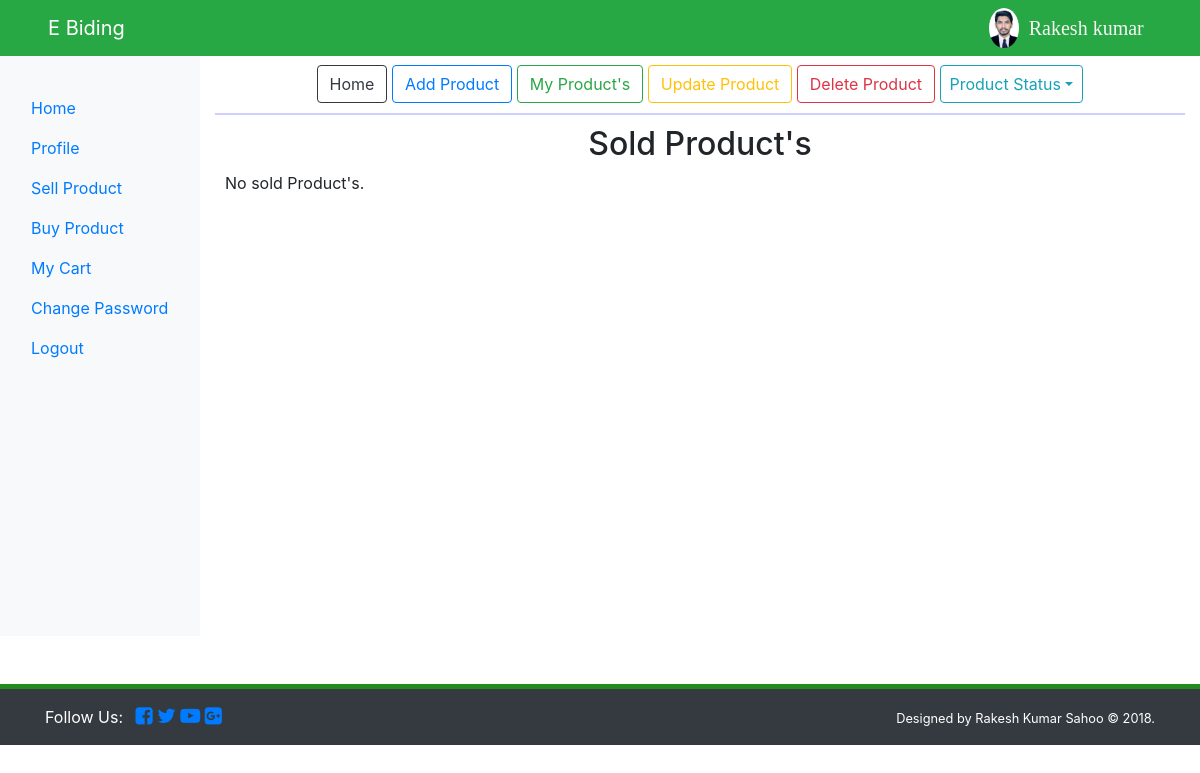
Page /sold_product/ (signed in) on the committed database.
### user/models.py (models this page shows, shortened)
class UserRegister(models.Model):
    id = models.AutoField(primary_key=True)
    name = models.CharField(max_length=30)
    lname = models.CharField(max_length=30)
    phone = models.IntegerField(unique=True)
    email = models.EmailField(max_length=30, unique=True)
    status = models.CharField(max_length=10)
    username = models.CharField(max_length=30, unique=True)
    password = models.CharField(max_length=20)
    doj = models.DateField(auto_now_add=True)
    image = models.ImageField(upload_to='user_profile/')

### user/views.py (the view)
# urls.py: path('sold_product/', views.sold_product, name="sold_product"),
def sold_product(request):
    if request.session["uemail"]:
        uemail = request.session["uemail"]
        data = UserRegister.objects.get(email=uemail)
        qs = Products.objects.filter(user_id=data.id, p_status="sold")
        if qs:
            return render(request, "user/sold_products.html", {"spro": qs, "data": data})
        else:
            messages.error(request, "No sold Product's.")
            return render(request, "user/sold_products.html", {"data": data})
    else:
        return redirect('user_login')

### templates/user/sold_products.html (shortened to what this page needs)
{% extends 'user/seller.html' %}
{% block sellerbody %}
    <div class="container" style="padding: 10px">
    <h2 style="text-align: center">Sold Product's</h2>
    {% for i in messages %}
        <p>{{ i }}</p>
    {% endfor %}
    </div>
{% endblock %}

### templates/user/user_hader.html (shortened to what this page needs)
<!DOCTYPE html>
<html lang="en">
<head>
</head>
<body>
  <nav class="navbar navbar-expand-sm navbar-dark bg-success pl-5 fixed-top">
    <a href="/" class="navbar-brand">E Biding</a>
    <div id="myMenu">
      <ul class="navbar-nav pl-5 custom-nav">
      <li style="margin-left: 800px"><img src="{{ data.image.url }}" class="rounded-circle" style="height: 40px"></li>
      <li style="margin-left:10px;margin-top:5px;color: whitesmoke;font-family: cursive;font-size: 20px">{{ data.name }}</li>
      </ul>
    </div>
  </nav>
</body>
</html>

### templates/user/user_slidebar.html (style rules this page uses)
img { vertical-align: middle; }

### rows in the picture
UserRegister: image (picture), name "Rakesh kumar"

### other values in the picture
{{ i }} "No sold Product's."
